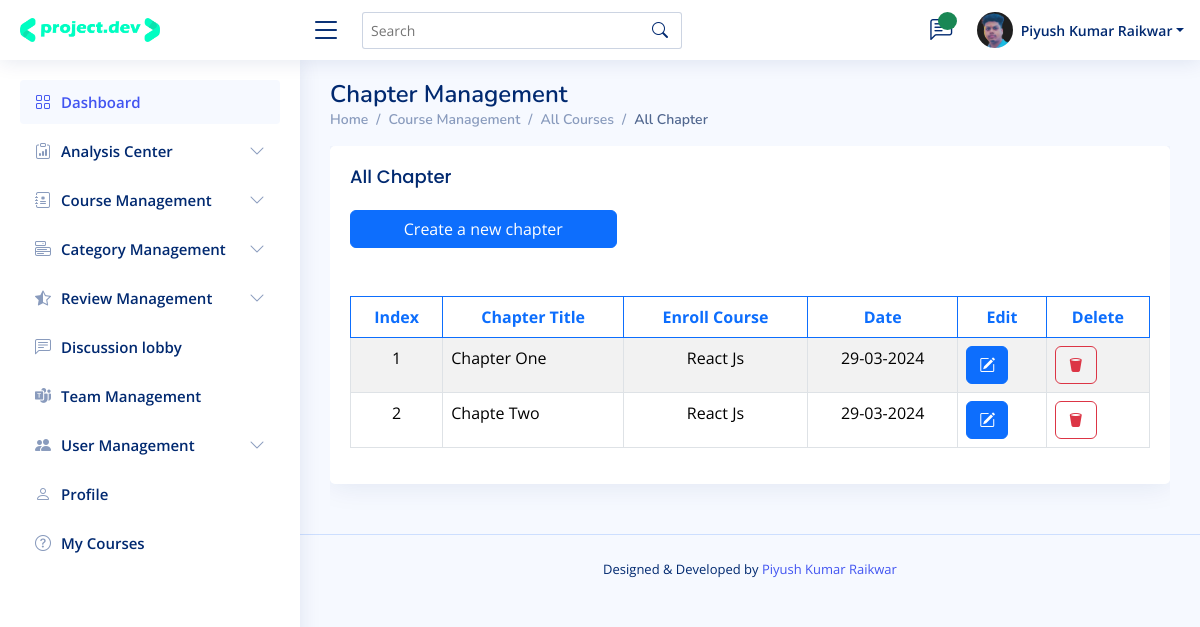
The app's page /admin/chapter_management_read.php?id=62 (signed in) with its own data.
### tables this page shows
CREATE TABLE `chapter` (
  `chapter_id` int(11) NOT NULL,
  `chapter_index` int(11) NOT NULL,
  `chapter_title` varchar(255) NOT NULL,
  `chapter_description` text NOT NULL,
  `course_id` int(11) NOT NULL,
  `chapter_entry_date` varchar(255) NOT NULL,
  `user_id` varchar(255) NOT NULL,
  `user_email` varchar(255) NOT NULL,
  `active_record` varchar(255) NOT NULL DEFAULT 'Yes'
);

CREATE TABLE `course` (
  `cid` int(11) NOT NULL,
  `title` varchar(255) NOT NULL,
  `description` text NOT NULL,
  `main_price` varchar(255) NOT NULL,
  `sell_price` varchar(255) NOT NULL,
  `discount` varchar(255) NOT NULL,
  `learning_skill_1` varchar(255) NOT NULL,
  `learning_skill_2` varchar(255) NOT NULL,
  `learning_skill_3` varchar(255) NOT NULL,
  `feature_1` varchar(255) NOT NULL,
  `feature_2` varchar(255) NOT NULL,
  `feature_3` varchar(255) NOT NULL,
  `feature_4` varchar(255) NOT NULL,
  `skill_tags` varchar(255) NOT NULL,
  `category` int(11) NOT NULL,
  `level` varchar(255) NOT NULL,
  `prerequisties_1` varchar(255) NOT NULL,
  `prerequisties_2` varchar(255) NOT NULL,
  `prerequisties_3` varchar(255) NOT NULL,
  `resource_link` varchar(255) NOT NULL,
  `icon` text NOT NULL,
  `poster` varchar(255) NOT NULL,
  `entry_date` varchar(255) NOT NULL,
  `user_id` varchar(255) NOT NULL,
  `user_email` varchar(255) NOT NULL,
  `active_record` varchar(255) NOT NULL DEFAULT 'Yes'
);

### admin/chapter_management_read.php (the view, shortened to what this page needs)
<?php include('admin_header.php');
$id = $_GET['id']; ?>
<body>
  <?php include("navbar.php") ?>
  <?php include('sidebar.php') ?>
  <main id="main" class="main">
    <div class="pagetitle">
      <h1>Chapter Management</h1>
      <nav>
        <ol class="breadcrumb">
          <li class="breadcrumb-item"><a href="index.php">Home</a></li>
          <li class="breadcrumb-item">Course Management</li>
          <li class="breadcrumb-item">All Courses</li>
          <li class="breadcrumb-item active">All Chapter</li>
        </ol>
      </nav>
    </div>
    <section class="section overflow-x-scroll">
      <div class="row">
        <div class="col-lg-12">
          <div class="card">
            <div class="card-body">
              <h5 class="card-title">All Chapter</h5>
              <div class="col-md-4">
                <a href="chapter_management_insert.php?id=<?php echo $id; ?>" class="btn btn-primary w-100 mb-5">Create a new chapter</a>
              </div>
              <table class="table datatable table-striped table-hover table-bordered">
                <thead>
                  <tr>
                    <th class="border border-primary text-primary text-center">Index</th>
                    <th class="border border-primary text-primary text-center">Chapter Title</th>
                    <th class="border border-primary text-primary text-center">Enroll Course</th>
                    <th class="border border-primary text-primary text-center">Date</th>
                    <th class="border border-primary text-primary text-center">Edit</th>
                    <th class="border border-primary text-primary text-center">Delete</th>
                  </tr>
                </thead>
                <tbody>
                  <?php
                  $sql_fetch_all_chapter = "SELECT * FROM chapter INNER JOIN course ON chapter.course_id = course.cid WHERE chapter.active_record = 'Yes' AND chapter.course_id = '{$id}' ORDER BY chapter_index";
                  $result_sql_fetch_all_chapter = mysqli_query($conn, $sql_fetch_all_chapter) or die("Query Failed!!");
                  if (mysqli_num_rows($result_sql_fetch_all_chapter) > 0) {
                    while ($row_sql_fetch_all_chapter = mysqli_fetch_assoc($result_sql_fetch_all_chapter)) {
                  ?>
                      <tr style="cursor: pointer;">
                        <td class='text-center'><?php echo $row_sql_fetch_all_chapter['chapter_index'] ?></td>
                        <td><?php echo $row_sql_fetch_all_chapter['chapter_title'] ?></td>
                        <td class='text-center'><?php echo $row_sql_fetch_all_chapter['title'] ?></td>
                        <td class='text-center'><?php echo $row_sql_fetch_all_chapter['chapter_entry_date'] ?></td>
                        <td><a href="chapter_management_edit.php?id=<?php echo ($row_sql_fetch_all_chapter["chapter_id"]) ?>&course_id=<?php echo ($id) ?>" class='btn btn-primary'><i class="bi bi-pencil-square"></i></a></td>
                        <td><a href="middleware_auth_chapter_management_delete.php?id=<?php echo ($row_sql_fetch_all_chapter["chapter_id"]) ?>&course_id=<?php echo ($id) ?>" class="btn btn-outline-danger"><i class="bi bi-trash2-fill"></i></a></td>
                      </tr>
                  <?php }
                  } ?>
                </tbody>
              </table>
            </div>
          </div>
        </div>
      </div>
    </section>
  </main>
  <?php include('admin_footer.php') ?>

### admin/assets/css/style.css (style rules this page uses)
:root { scroll-behavior: smooth; }
body { font-family: "Open Sans", sans-serif; background: #f6f9ff; color: #444444; }
a { color: #4154f1; text-decoration: none; }
h1, h2, h3, h4, h5, h6 { font-family: "Nunito", sans-serif; }
#main { margin-top: 60px; padding: 20px 30px; transition: all 0.3s; }
.pagetitle { margin-bottom: 10px; }
.pagetitle h1 { font-size: 24px; margin-bottom: 0; font-weight: 600; color: #012970; }
.card { margin-bottom: 30px; border: none; border-radius: 5px; box-shadow: 0px 0 30px rgba(1, 41, 112, 0.1); }
.card-title { padding: 20px 0 15px 0; font-size: 18px; font-weight: 500; color: #012970; font-family: "Poppins", sans-serif; }
.card-body { padding: 0 20px 20px 20px; }
.breadcrumb { font-size: 14px; font-family: "Nunito", sans-serif; color: #899bbd; font-weight: 600; }
.breadcrumb a { color: #899bbd; transition: 0.3s; }
.breadcrumb .breadcrumb-item::before { color: #899bbd; }
.breadcrumb .active { color: #51678f; font-weight: 600; }
@media (min-width: 1200px) { #main, #footer { margin-left: 300px; } }

### records on screen
chapter: chapter_index "1", chapter_title "Chapter One", course.title "React Js", chapter_entry_date "29-03-2024"
chapter: chapter_index "2", chapter_title "Chapte Two", course.title "React Js", chapter_entry_date "29-03-2024"

### other values on screen
$_SESSION['username'] "Piyush Kumar Raikwar"
